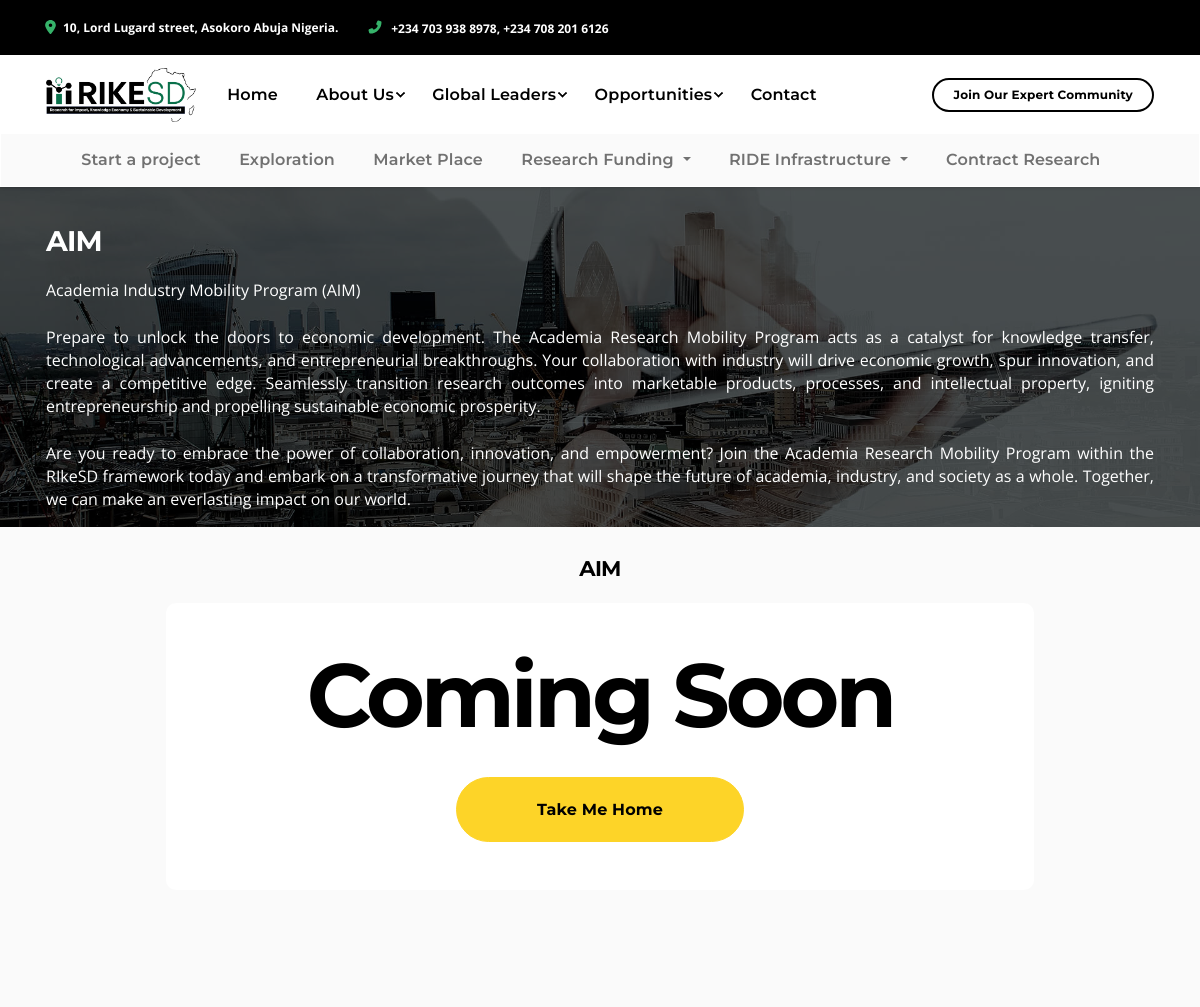
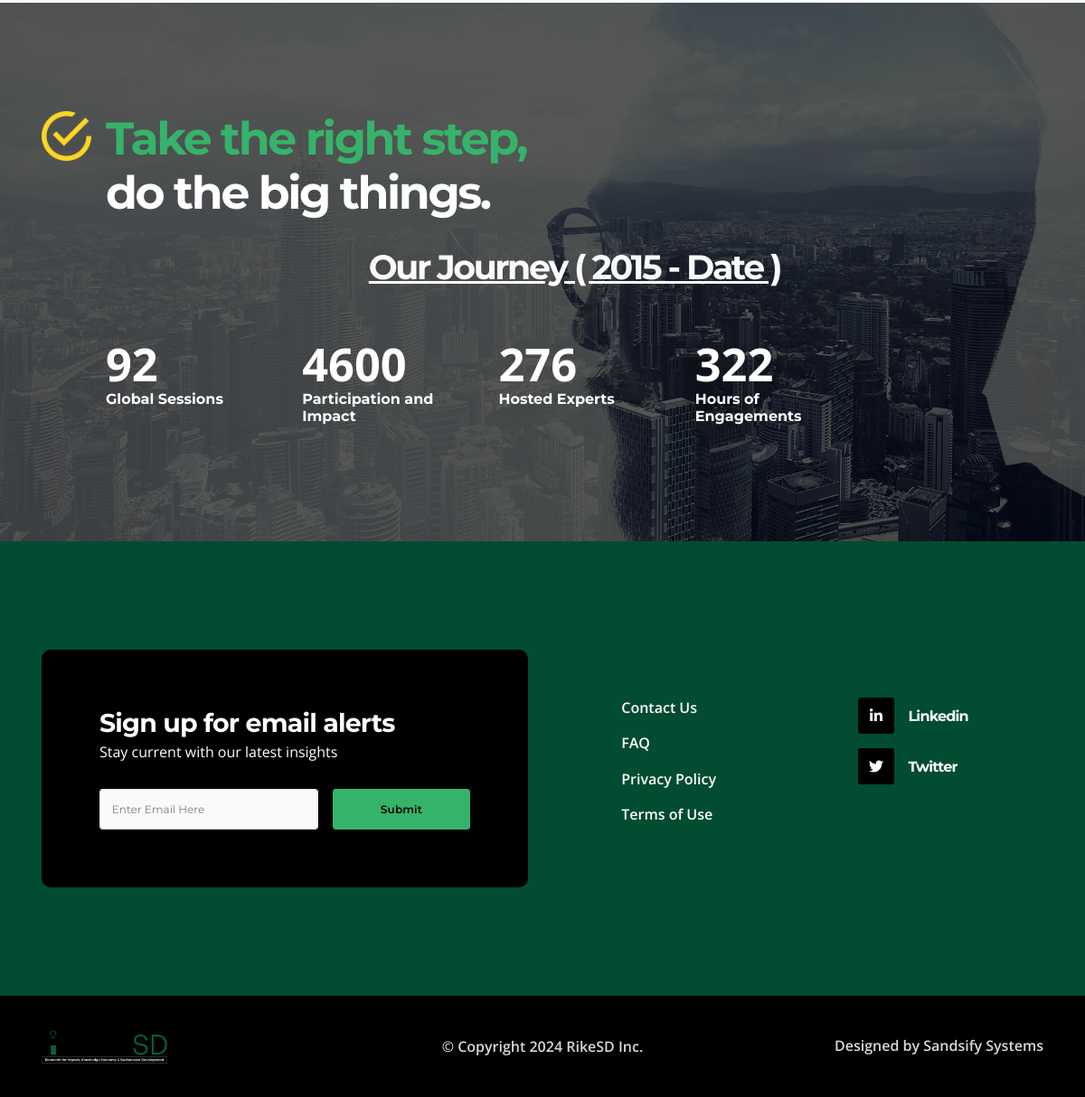
/RDI/equipment.php?tab=1, run on the app's committed database (2 pictures, top to bottom).
### tables this page shows
CREATE TABLE `services` (
  `id` int(11) NOT NULL,
  `item` varchar(255) DEFAULT NULL,
  `class_name` varchar(50) NOT NULL,
  `page` varchar(50) NOT NULL,
  `description` text NOT NULL,
  `category` int(11) NOT NULL,
  `sub_category` int(11) NOT NULL,
  `has_sub` int(11) DEFAULT 1,
  `created_at` timestamp NOT NULL DEFAULT current_timestamp(),
  `deleted` tinyint(1) DEFAULT 0
);

### private/functions.php (called while the page is built, shortened)
<?php
function url_for_root($script_path) {
  if($script_path[0] != '/') {
    $script_path = "/" . $script_path;
  }
  return WWW_PATH . $script_path;
}
?>

### private/classes/DatabaseObject.class.php (called while the page is built, shortened)
<?php
class DatabaseObject
{
  static protected $database;
  static protected $table_name = "";
  static public function set_database($database)
  {
    self::$database = $database;
  }
  static public function find_by_sql($sql)
  {
    $result = self::$database->query($sql);
    $object_array = [];
    while ($record = $result->fetch_assoc()) {
      $object_array[] = static::instantiate($record);
    }
    return $object_array;
  }
  static public function find_by_id($id)
  {
    $sql = "SELECT * FROM " . static::$table_name . " ";
    $sql .= "WHERE id='" . self::$database->escape_string($id) . "'";
    $obj_array = static::find_by_sql($sql);
    if (!empty($obj_array)) {
      return array_shift($obj_array);
    } else {
      return false;
    }
  }
  static protected function instantiate($record)
  {
    $object = new static;
    foreach ($record as $property => $value) {
      if (property_exists($object, $property)) {
        $object->$property = $value;
      }
    }
    return $object;
  }
}
?>

### private/classes/Services.class.php (called while the page is built, shortened)
<?php
class Services extends DatabaseObject
{
    protected static $table_name = "services";
    public static function find_by_category($options=[])
    {
        $category = $options['category'] ?? '';
        $sub_category = $options['sub_category'] ?? '';
        $sql = "SELECT * FROM " . static::$table_name . " ";
        $sql .= "WHERE (deleted IS NULL OR deleted = 0 OR deleted = '') ";
        if ($category) {
          $sql .= " AND category='" . self::$database->escape_string($category) . "'";
        }
        if (isset($sub_category)) {
            $sql .= " AND sub_category='" . self::$database->escape_string($sub_category) . "'";
          }
        $sql .= " ORDER BY id ASC ";
        $obj_array = static::find_by_sql($sql);
        return $obj_array;
    }
}

### RDI/equipment.php (the view, shortened to what this page needs)
<?php require_once('../private/initialize.php');
$tab = $_GET['tab'] ?? '';
$data = Services::find_by_id($tab) ?? '';
$page_title = $data->item;
?>
<?php include(SHARED_PATH . '/main-header.php'); ?>
<?php include(SHARED_PATH . '/page-banner.php'); ?>
    <section class="section pt-4 bg-100 container-fluid">
        <div class="row">
            <div class="col-md-9 col-lg-9 mx-auto" data-zanim-timeline="{}" data-zanim-trigger="scroll">
            <h4 class="text-uppercase fs-0 fs-md-1 text-center"><?= $data->item ?> </h4>
            <div class="card" data-zanim-xs='{"delay":0.1,"duration":1}'>
                <div class="card-body p-md-5" id="formbody">
                <div id="content">
                    <div class="container">
                        <div class="row justify-content-center ">
                            <div class="col text-center" data-zanim-timeline="{}" data-zanim-trigger="scroll">
                                <h1 class="fs-2 fs-sm-4 fs-md-6 " data-zanim-xs='{"delay":0.3}'>Coming Soon</h1>
                                <div data-zanim-xs='{"delay":0.4}' >
                                    <a class="btn btn-lg btn-warning rounded-pill mt-4" href="<?= url_for_root('/') ?>">Take Me Home</a></div>
                            </div>
                        </div>
                    </div>
                </div>
                </div>
            </div>
            </div>
        </div>
    </section>
    </main>
    <?php include(SHARED_PATH . '/main-footer.php'); ?>

### private/shared/main-header.php (shortened to what this page needs)
<!DOCTYPE html>
<html lang="en-US" dir="ltr">
<head>
  <link href="<?php echo url_for_root('vendors/swiper/swiper-bundle.min.css ') ?>" rel="stylesheet">
  <link href="<?php echo url_for_root('vendors/hamburgers/hamburgers.min.css ') ?>" rel="stylesheet">
  <link href="<?php echo url_for_root('vendors/loaders.css/loaders.min.css ') ?>" rel="stylesheet">
  <link href="<?php echo url_for_root('assets/css/theme.min.css ') ?>" rel="stylesheet" />
  <link href="<?php echo url_for_root('assets/css/user.min.css ') ?>" rel="stylesheet" />
  <link href="https://cdn.jsdelivr.net/npm/select2@4.1.0-rc.0/dist/css/select2.min.css" rel="stylesheet" />
  <link href="
      https://cdn.jsdelivr.net/npm/sweetalert2@11.7/dist/sweetalert2.min.css
      " rel="stylesheet">
</head>
<body>
  <div class="bg-primary py-3 d-none d-sm-block text-white fw-bold ">
    <div class="container">
      <div class="row align-items-center gx-4">
        <div class="col-auto d-none d-lg-block fs--1"><span class="fas fa-map-marker-alt text-success me-2"
            data-fa-transform="grow-3"></span>10, Lord Lugard street, Asokoro Abuja Nigeria. </div>
        <div class="col-auto"><span class="fas fa-phone-alt text-success" data-fa-transform="shrink-3"></span><a
            class="ms-2 fs--1 d-inline text-white fw-bold" href="tel:2123865575">+234 703 938 8978, +234 708 201
            6126</a></div>
      </div>
    </div>
  </div>
  <?php if ($page_title != '404'): ?>
    <div class="sticky-top navbar-RikeSD">
      <div class="container">
        <nav class="navbar navbar-expand-lg">
          <a class="navbar-brand" href="<?php echo url_for_root('/home') ?>">
            <img src="<?php echo url_for_root('assets/img/logo-dark.png') ?>" width="150" width="150" alt="logo" />
          </a>
          <div class="collapse navbar-collapse" id="primaryNavbarCollapse">
            <ul class="navbar-nav py-3 py-lg-0 mt-1 mb-2 my-lg-0 ms-lg-n1">
              <li class="nav-item dropdown">
                <a class="nav-link <?php echo $page_title == 'Home' ? 'active' : '' ?>"
                  href="<?php echo url_for_root('/home') ?>">Home</a>
              </li>
              <li class="nav-item dropdown">
                <a class="nav-link <?php echo $page_title == 'About' ? 'active' : '' ?>  dropdown-toggle dropdown-indicator"
                  href="JavaScript:void(0)" role="button" data-bs-toggle="dropdown" aria-expanded="false">About Us</a>
              </li>
              <li class="nav-item dropdown"><a
                  class="nav-link <?php echo $page_title == 'Global Leaders' ? 'active' : '' ?> dropdown-toggle dropdown-indicator"
                  href="JavaScript:void(0)" role="button" data-bs-toggle="dropdown" aria-expanded="false">Global
                  Leaders</a>
              </li>
              <li class="nav-item dropdown"><a
                  class="nav-link <?php echo $page_title == '' ? 'active' : '' ?> dropdown-toggle dropdown-indicator"
                  href="JavaScript:void(0)" role="button" data-bs-toggle="dropdown"
                  aria-expanded="false">Opportunities</a>
              </li>
              <li class="nav-item dropdown"><a
                  class="nav-link <?php echo $page_title == 'Science to Business' ? 'active' : '' ?>"
                  href="<?php echo url_for_root('contact') ?>" role="button">Contact</a></li>
            </ul><a
              class="btn btn-outline-primary rounded-pill btn-sm border-2 d-block d-lg-inline-block ms-auto my-3 my-lg-0"
              href="<?php echo url_for_root('/') ?>" target="_blank">Join Our Expert Community</a>
          </div>
        </nav>
      </div>
      <div class="container-fluid bg-light">
        <div class="container ">
          <nav class="navbar navbar-expand-lg navbar-light">
            <div class="container">
              <div class="collapse navbar-collapse" id="navbarNav">
                <ul class="navbar-nav">
                  <?php foreach (Services::find_by_category(['category' => '2', 'sub_category' => 0]) as $key => $value): ?>
                    <?php if ($value->sub_category == 0 && $value->has_sub == 1) { ?>
                      <li class="nav-item dropdown">
                        <a class="nav-link <?php echo $page_title == $value->item ? 'active' : '' ?> dropdown-toggle" href="#"
                          id="navbarDropdown" role="button" data-bs-toggle="dropdown" aria-expanded="false">
                          <?= $value->item ?>
                        </a>
                      </li>
                    <?php } else { ?>
                      <li class="nav-item">
                        <a class="nav-link <?php echo $page_title == $value->item ? 'active' : '' ?>"
                          href="<?php echo url_for_root($value->page . '?tab=' . $value->id) ?>">
                          <?php echo $value->item; ?></a>
                      </li>
                    <?php } ?>
                  <?php endforeach ?>
                </ul>
              </div>
            </div>
          </nav>
        </div>
      </div>
    </div>
  <?php endif ?>
  <main class="main" id="top">

### private/shared/page-banner.php
<?php
$tab = $_GET['tab'] ?? '';
$services = Services::find_by_id($tab) ?? 1;
?>
<section class="section py-0">
  <div class="bg-holder overlay overlay-elixir" style="background-image:url(../assets/img/background-14.jpg);"></div>
  <div class="container">
    <div class="row min-vh-25 align-items-center text-white">
      <div class="col" data-zanim-timeline="{}" data-zanim-trigger="scroll">
        <h4 class="text-white pt-5 mt-5">
          <?php echo $services->item ?? '' ?></h4>
          <div class="text-justify">
            <p class="text-white">
                <?php echo $services->description ?? '' ?>
            </p>
          </div>
      </div>
    </div>
  </div>
</section>

### data on the page
services: item "Start a project"
services: item "Exploration"
services: item "Market Place"
services: item "Research Funding"
services: item "RIDE Infrastructure"
services: item "Contract Research"
services: item "AIM", description "Academia Industry Mobility Program (AIM) Prepare to unlock the doors to economic development. The Academia Research Mobility Program acts as a catalyst for knowledge transfer, technological advancements, and entrepreneurial breakthroughs. Your collaboration with industry will drive economic growth, spur innovation, and create a competitive edge. Seamlessly transition research outcomes into marketable products, processes, and intellectual property, igniting entrepreneurship and propelling sustainable economic prosperity. Are you ready to embrace the power of collaboration, innovation, and empowerment? Join the Academia Research Mobility Program within the RIkeSD framework today and embark on…"
